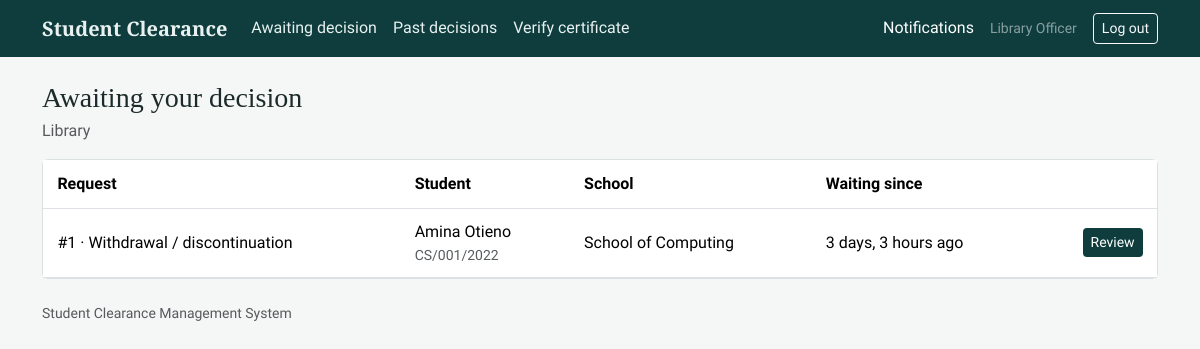
Screenshot of /officer/ (signed in) with the database file from the repository.
### accounts/models.py (models this page shows, shortened)
class User(AbstractUser):
    class Role(models.TextChoices):
        STUDENT = "student", "Student"
        OFFICER = "officer", "Clearance officer"
        ADMIN = "admin", "Administrator"
    role = models.CharField(max_length=10, choices=Role.choices, default=Role.STUDENT)
    school = models.ForeignKey(School, null=True, blank=True, on_delete=models.SET_NULL, related_name="users")
    department = models.ForeignKey(
        Department, null=True, blank=True, on_delete=models.SET_NULL, related_name="officers"
    )
    @property
    def display_name(self):
        return self.get_full_name() or self.username

class Department(models.Model):
    name = models.CharField(max_length=120, unique=True)
    order = models.PositiveSmallIntegerField(unique=True, help_text="Position in the clearance sequence (1 = first).")
    is_school_office = models.BooleanField(
        default=False,
        help_text="If ticked, only an officer from the student's own school can act on this step.",
    )
    class Meta:
        ordering = ["order"]
    def __str__(self):
        return self.name

class School(models.Model):
    name = models.CharField(max_length=120, unique=True)
    class Meta:
        ordering = ["name"]
    def __str__(self):
        return self.name

### clearance/models.py (models this page shows, shortened)
class ApprovalStep(models.Model):
    class Status(models.TextChoices):
        PENDING = "pending", "Pending"
        APPROVED = "approved", "Approved"
        REJECTED = "rejected", "Rejected"
    request = models.ForeignKey(ClearanceRequest, on_delete=models.CASCADE, related_name="steps")
    department = models.ForeignKey(Department, on_delete=models.PROTECT, related_name="steps")
    status = models.CharField(max_length=10, choices=Status.choices, default=Status.PENDING)
    officer = models.ForeignKey(
        settings.AUTH_USER_MODEL, null=True, blank=True, on_delete=models.SET_NULL, related_name="decisions"
    )
    comment = models.TextField(blank=True)
    activated_at = models.DateTimeField(null=True, blank=True, help_text="When this step became the current one.")
    acted_at = models.DateTimeField(null=True, blank=True)
    class Meta:
        ordering = ["department__order"]
        unique_together = ("request", "department")

class ClearanceRequest(models.Model):
    class Status(models.TextChoices):
        SUBMITTED = "submitted", "Submitted"
        IN_PROGRESS = "in_progress", "In progress"
        APPROVED = "approved", "Approved"
        REJECTED = "rejected", "Rejected"
    class Reason(models.TextChoices):
        GRADUATION = "graduation", "Graduation"
        END_OF_YEAR = "end_of_year", "End of academic year"
        WITHDRAWAL = "withdrawal", "Withdrawal / discontinuation"
        TRANSFER = "transfer", "Transfer"
    student = models.ForeignKey(settings.AUTH_USER_MODEL, on_delete=models.CASCADE, related_name="requests")
    reason = models.CharField(max_length=20, choices=Reason.choices, default=Reason.GRADUATION)
    academic_year = models.CharField(max_length=9, help_text="e.g. 2025/2026")
    document = models.FileField(upload_to="clearance_docs/%Y/", blank=True)
    status = models.CharField(max_length=12, choices=Status.choices, default=Status.SUBMITTED)
    created_at = models.DateTimeField(auto_now_add=True)
    updated_at = models.DateTimeField(auto_now=True)
    completed_at = models.DateTimeField(null=True, blank=True)
    class Meta:
        ordering = ["-created_at"]
    @property
    def current_step(self):
        for step in self.steps.all():
            if step.status != ApprovalStep.Status.APPROVED:
                return step
        return None

### clearance/views.py (the view)
# urls.py: path("officer/", views.officer_dashboard, name="officer_dashboard"),
@role_required(OFFICER)
def officer_dashboard(request):
    return render(request, "officer/dashboard.html", {"steps": services.actionable_steps_for(request.user)})

### clearance/context_processors.py (called while the page is built)
def notifications(request):
    if request.user.is_authenticated:
        return {"unread_count": request.user.notifications.filter(is_read=False).count()}
    return {"unread_count": 0}

### clearance/services.py (called while the page is built)
def _officer_covers(officer, step):
    if officer.role != User.Role.OFFICER or officer.department_id != step.department_id:
        return False
    if step.department.is_school_office:
        return officer.school_id == step.request.student.school_id
    return True

def can_act(officer, step):
    req = step.request
    return (
        _officer_covers(officer, step)
        and step.status == ApprovalStep.Status.PENDING
        and req.status in (ClearanceRequest.Status.SUBMITTED, ClearanceRequest.Status.IN_PROGRESS)
        and req.current_step == step
    )

def actionable_steps_for(officer):
    if officer.role != User.Role.OFFICER or not officer.department_id:
        return []
    qs = ApprovalStep.objects.filter(
        department=officer.department,
        status=ApprovalStep.Status.PENDING,
        request__status__in=[ClearanceRequest.Status.SUBMITTED, ClearanceRequest.Status.IN_PROGRESS],
    ).select_related("request__student__school", "department").order_by("activated_at")
    return [s for s in qs if can_act(officer, s)]

### templates/officer/dashboard.html (shortened to what this page needs)
{% extends "base.html" %}
{% block content %}
<h1 class="h3 mb-1">Awaiting your decision</h1>
<p class="text-muted">{{ user.department }}{% if user.department.is_school_office %} &middot; {{ user.school }}{% endif %}</p>
<div class="card"><div class="table-responsive"><table class="table table-hover mb-0 align-middle">
  <thead><tr><th>Request</th><th>Student</th><th>School</th><th>Waiting since</th><th></th></tr></thead>
  <tbody>
  {% for step in steps %}
    <tr><td>#{{ step.request.pk }} &middot; {{ step.request.get_reason_display }}</td>
      <td>{{ step.request.student.display_name }}<div class="small text-muted">{{ step.request.student.username }}</div></td>
      <td>{{ step.request.student.school }}</td>
      <td>{{ step.activated_at|timesince }} ago</td>
      <td class="text-end"><a class="btn btn-sm btn-scms" href="{% url 'officer_review' step.pk %}">Review</a></td></tr>
  {% empty %}
    <tr><td colspan="5" class="text-center text-muted py-4">Nothing is waiting for you right now.</td></tr>
  {% endfor %}
  </tbody></table></div></div>
{% endblock %}

### templates/base.html (shortened to what this page needs)
{% load static %}<!doctype html>
<html lang="en">
<head>
  <link href="https://cdn.jsdelivr.net/npm/bootstrap@5.3.3/dist/css/bootstrap.min.css" rel="stylesheet">
  <link rel="stylesheet" href="{% static 'css/style.css' %}">
</head>
<body>
<nav class="navbar navbar-expand-lg scms-nav">
  <div class="container">
    <a class="navbar-brand" href="{% url 'home' %}">Student Clearance</a>
    <div class="collapse navbar-collapse" id="nav">
      <ul class="navbar-nav me-auto">
        {% if user.is_authenticated %}
          {% if user.role == 'student' %}
            <li class="nav-item"><a class="nav-link" href="{% url 'student_dashboard' %}">My clearance</a></li>
            <li class="nav-item"><a class="nav-link" href="{% url 'apply' %}">Apply</a></li>
          {% elif user.role == 'officer' %}
            <li class="nav-item"><a class="nav-link" href="{% url 'officer_dashboard' %}">Awaiting decision</a></li>
            <li class="nav-item"><a class="nav-link" href="{% url 'officer_history' %}">Past decisions</a></li>
          {% endif %}
        {% endif %}
        <li class="nav-item"><a class="nav-link" href="{% url 'verify_form' %}">Verify certificate</a></li>
      </ul>
      {% if user.is_authenticated %}
        <a class="nav-link text-white me-3" href="{% url 'notifications' %}">Notifications
          {% if unread_count %}<span class="badge bg-warning text-dark">{{ unread_count }}</span>{% endif %}</a>
        <span class="text-white-50 me-3 small">{{ user.display_name }}</span>
        <form method="post" action="{% url 'logout' %}" class="d-inline">{% csrf_token %}
          <button class="btn btn-sm btn-outline-light">Log out</button></form>
      {% else %}
        <a class="btn btn-sm btn-outline-light" href="{% url 'login' %}">Log in</a>
      {% endif %}
    </div>
  </div>
</nav>
<main class="container py-4">
  {% block content %}{% endblock %}
</main>
<footer class="container pb-4 small text-muted">Student Clearance Management System</footer>
</body>
</html>

### static/css/style.css (style rules this page uses)
:root { --ink: #1c2b2a; --teal: #0f3d3e; --teal-2: #17595a; --paper: #f5f7f6; --line: #d9e2e0; --cleared: #1e7a4c; --stop: #b3382c; }
body { background: var(--paper); color: var(--ink); font-family: "Source Sans 3", system-ui, sans-serif; line-height: 1.55; }
h1, h2, h3, .navbar-brand { font-family: "Source Serif 4", Georgia, serif; font-weight: 700; }
.scms-nav { background: var(--teal); }
.scms-nav .nav-link, .scms-nav .navbar-brand { color: #e8f1f0; }
.btn-scms { background: var(--teal); color: #fff; border: 0; }
a { color: var(--teal-2); }
.card { border-color: var(--line); border-radius: 6px; }
.table > :not(caption) > * > * { padding: .7rem .9rem; }

### rows the page displays
User: display_name "Library Officer", department "Library"
ApprovalStep: request.pk "1", request.reason "Withdrawal / discontinuation", request.student.display_name "Amina Otieno", request.student.username "CS/001/2022", request.student.school "School of Computing", activated_at "3 days, 3 hours"
